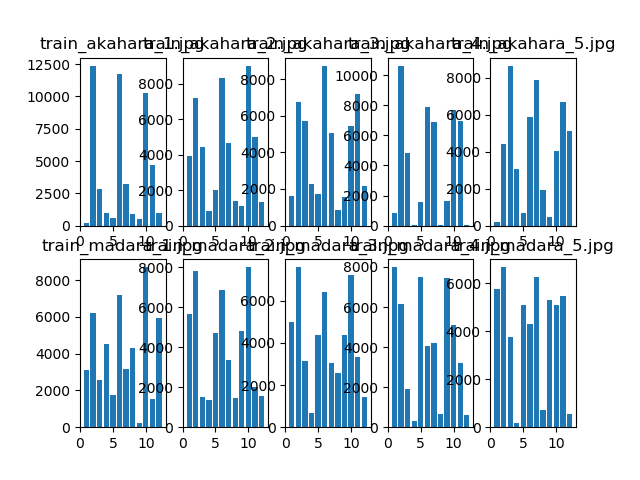

Python code for this plot:
import cv2
import numpy as np
import lib8190
import matplotlib.pyplot as plt
import sys,os
sys.path.append(os.getcwd())
from q21_30 import lib2130
from q01_10 import lib0110
from q61_70 import lib6170

if __name__ == '__main__':
    img = cv2.imread("Gasyori100knock/Question_81_90/thorino.jpg")
    filenames=[]
    labels=[]
    for i,name in enumerate(['akahara','madara']):
        for num in range(1,6):
            filenames.append("train_"+name+"_"+str(num)+".jpg")
            labels.append(i)

    database = lib8190.Ir1_makedatabase('Gasyori100knock/Question_81_90/dataset/',filenames,labels)
    print(filenames, labels)
    print(database)

    for i, path in enumerate(filenames):
        plt.subplot(2, 5, i+1)
        plt.bar(range(1,13), database[i,:12].ravel())
        plt.title(path)
    plt.savefig('./q81_90/084.png')